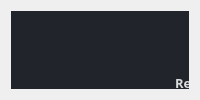
                     <widget class="QWidget" name="shoppingcart_page">
                      <layout class="QVBoxLayout" name="verticalLayout_20">
                       <item>
                        <widget class="QFrame" name="frame">
                         <property name="frameShape">
                          <enum>QFrame::StyledPanel</enum>
                         </property>
                         <property name="frameShadow">
                          <enum>QFrame::Raised</enum>
                         </property>
                         <widget class="QLabel" name="Label_Shoppingcart">
                          <property name="geometry">
                           <rect>
                            <x>0</x>
                            <y>0</y>
                            <width>811</width>
                            <height>51</height>
                           </rect>
                          </property>
                          <property name="styleSheet">
                           <string notr="true">font: 500 12pt &quot;Ofelia Display&quot;;</string>
                          </property>
                          <property name="text">
                           <string>Shopping Cart</string>
                          </property>
                          <property name="alignment">
                           <set>Qt::AlignCenter</set>
                          </property>
                         </widget>
                         <widget class="QPushButton" name="ShoppingCart_button_2">
                          <property name="enabled">
                           <bool>true</bool>
                          </property>
                          <property name="geometry">
                           <rect>
                            <x>550</x>
                            <y>480</y>
                            <width>266</width>
                            <height>79</height>
                           </rect>
                          </property>
                          <property name="sizePolicy">
                           <sizepolicy hsizetype="Minimum" vsizetype="MinimumExpanding">
                            <horstretch>0</horstretch>
                            <verstretch>0</verstretch>
                           </sizepolicy>
                          </property>
                          <property name="minimumSize">
                           <size>
                            <width>150</width>
                            <height>30</height>
                           </size>
                          </property>
                          <property name="font">
                           <font>
                            <family>Segoe UI</family>
                            <pointsize>10</pointsize>
                            <italic>false</italic>
                            <bold>false</bold>
                           </font>
                          </property>
                          <property name="cursor">
                           <cursorShape>PointingHandCursor</cursorShape>
                          </property>
                          <property name="contextMenuPolicy">
                           <enum>Qt::DefaultContextMenu</enum>
                          </property>
                          <property name="toolTip">
                           <string/>
                          </property>
                          <property name="styleSheet">
                           <string notr="true">background-color: rgb(52, 59, 72);</string>
                          </property>
                          <property name="text">
                           <string>Checkout</string>
                          </property>
                          <property name="icon">
                           <iconset resource="../../project/pirate/resources.qrc">
                            <normaloff>:/icons/images/icons/cil-cart.png</normaloff>:/icons/images/icons/cil-cart.png</iconset>
                          </property>
                          <property name="default">
                           <bool>false</bool>
                          </property>
                         </widget>
                         <widget class="QPushButton" name="ShoppingCart_button_3">
                          <property name="enabled">
                           <bool>true</bool>
                          </property>
                          <property name="geometry">
                           <rect>
                            <x>-10</x>
                            <y>480</y>
                            <width>266</width>
                            <height>79</height>
                           </rect>
                          </property>
                          <property name="sizePolicy">
                           <sizepolicy hsizetype="Minimum" vsizetype="MinimumExpanding">
                            <horstretch>0</horstretch>
                            <verstretch>0</verstretch>
                           </sizepolicy>
                          </property>
                          <property name="minimumSize">
                           <size>
                            <width>150</width>
                            <height>30</height>
                           </size>
                          </property>
                          <property name="font">
                           <font>
                            <family>Segoe UI</family>
                            <pointsize>10</pointsize>
                            <italic>false</italic>
                            <bold>false</bold>
                           </font>
                          </property>
                          <property name="cursor">
                           <cursorShape>PointingHandCursor</cursorShape>
                          </property>
                          <property name="contextMenuPolicy">
                           <enum>Qt::DefaultContextMenu</enum>
                          </property>
                          <property name="toolTip">
                           <string/>
                          </property>
                          <property name="styleSheet">
                           <string notr="true">background-color: rgb(52, 59, 72);</string>
                          </property>
                          <property name="text">
                           <string>Cancel Order</string>
                          </property>
                          <property name="icon">
                           <iconset resource="../../project/pirate/resources.qrc">
                            <normaloff>:/icons/images/icons/cil-x.png</normaloff>:/icons/images/icons/cil-x.png</iconset>
                          </property>
                          <property name="default">
                           <bool>false</bool>
                          </property>
                         </widget>
                         <widget class="QLabel" name="label">
                          <property name="geometry">
                           <rect>
                            <x>-20</x>
                            <y>-10</y>
                            <width>831</width>
                            <height>461</height>
                           </rect>
                          </property>
                          <property name="styleSheet">
                           <string notr="true">background-color: rgb(33, 37, 43);</string>
                          </property>
                          <property name="text">
                           <string/>
                          </property>
                         </widget>
                         <widget class="QTableWidget" name="shopping_cart_">
                          <property name="geometry">
                           <rect>
                            <x>130</x>
                            <y>60</y>
                            <width>541</width>
                            <height>261</height>
                           </rect>
                          </property>
                          <property name="sizePolicy">
                           <sizepolicy hsizetype="Minimum" vsizetype="Minimum">
                            <horstretch>0</horstretch>
                            <verstretch>0</verstretch>
                           </sizepolicy>
                          </property>
                          <property name="sizeIncrement">
                           <size>
                            <width>0</width>
                            <height>0</height>
                           </size>
                          </property>
                          <property name="palette">
                           <palette>
                            <active>
                             <colorrole role="WindowText">
                              <brush brushstyle="SolidPattern">
                               <color alpha="255">
                                <red>221</red>
                                <green>221</green>
                                <blue>221</blue>
                               </color>
                              </brush>
                             </colorrole>
                             <colorrole role="Button">
                              <brush brushstyle="SolidPattern">
                               <color alpha="0">
                                <red>0</red>
                                <green>0</green>
                                <blue>0</blue>
                               </color>
                              </brush>
                             </colorrole>
                             <colorrole role="Text">
                              <brush brushstyle="SolidPattern">
                               <color alpha="255">
                                <red>221</red>
                                <green>221</green>
                                <blue>221</blue>
                               </color>
                              </brush>
                             </colorrole>
                             <colorrole role="ButtonText">
                              <brush brushstyle="SolidPattern">
                               <color alpha="255">
                                <red>221</red>
                                <green>221</green>
                                <blue>221</blue>
                               </color>
                              </brush>
                             </colorrole>
                             <colorrole role="Base">
                              <brush brushstyle="NoBrush">
                               <color alpha="255">
                                <red>0</red>
                                <green>0</green>
                                <blue>0</blue>
                               </color>
                              </brush>
                             </colorrole>
                             <colorrole role="Window">
                              <brush brushstyle="SolidPattern">
                               <color alpha="0">
                                <red>0</red>
                                <green>0</green>
                                <blue>0</blue>
                               </color>
                              </brush>
                             </colorrole>
                             <colorrole role="PlaceholderText">
                              <brush brushstyle="SolidPattern">
                               <color alpha="255">
                                <red>221</red>
                                <green>221</green>
                                <blue>221</blue>
                               </color>
                              </brush>
                             </colorrole>
                            </active>
                            <inactive>
                             <colorrole role="WindowText">
                              <brush brushstyle="SolidPattern">
                               <color alpha="255">
                                <red>221</red>
                                <green>221</green>
                                <blue>221</blue>
                               </color>
                              </brush>
                             </colorrole>
                             <colorrole role="Button">
                              <brush brushstyle="SolidPattern">
                               <color alpha="0">
                                <red>0</red>
                                <green>0</green>
                                <blue>0</blue>
                               </color>
                              </brush>
                             </colorrole>
                             <colorrole role="Text">
                              <brush brushstyle="SolidPattern">
                               <color alpha="255">
                                <red>221</red>
                                <green>221</green>
                                <blue>221</blue>
                               </color>
                              </brush>
                             </colorrole>
                             <colorrole role="ButtonText">
                              <brush brushstyle="SolidPattern">
                               <color alpha="255">
                                <red>221</red>
                                <green>221</green>
                                <blue>221</blue>
                               </color>
                              </brush>
                             </colorrole>
                             <colorrole role="Base">
                              <brush brushstyle="NoBrush">
                               <color alpha="255">
                                <red>0</red>
                                <green>0</green>
                                <blue>0</blue>
                               </color>
                              </brush>
                             </colorrole>
                             <colorrole role="Window">
                              <brush brushstyle="SolidPattern">
                               <color alpha="0">
                                <red>0</red>
                                <green>0</green>
                                <blue>0</blue>
                               </color>
                              </brush>
                             </colorrole>
                             <colorrole role="PlaceholderText">
                              <brush brushstyle="SolidPattern">
                               <color alpha="255">
                                <red>221</red>
                                <green>221</green>
                                <blue>221</blue>
                               </color>
                              </brush>
                             </colorrole>
                            </inactive>
                            <disabled>
                             <colorrole role="WindowText">
                              <brush brushstyle="SolidPattern">
                               <color alpha="255">
                                <red>221</red>
                                <green>221</green>
                                <blue>221</blue>
                               </color>
                              </brush>
                             </colorrole>
                             <colorrole role="Button">
                              <brush brushstyle="SolidPattern">
                               <color alpha="0">
                                <red>0</red>
                                <green>0</green>
                                <blue>0</blue>
                               </color>
                              </brush>
                             </colorrole>
                             <colorrole role="Text">
                              <brush brushstyle="SolidPattern">
                               <color alpha="255">
                                <red>221</red>
                                <green>221</green>
                                <blue>221</blue>
                               </color>
                              </brush>
                             </colorrole>
                             <colorrole role="ButtonText">
                              <brush brushstyle="SolidPattern">
                               <color alpha="255">
                                <red>221</red>
                                <green>221</green>
                                <blue>221</blue>
                               </color>
                              </brush>
                             </colorrole>
                             <colorrole role="Base">
                              <brush brushstyle="NoBrush">
                               <color alpha="255">
                                <red>0</red>
                                <green>0</green>
                                <blue>0</blue>
                               </color>
                              </brush>
                             </colorrole>
                             <colorrole role="Window">
                              <brush brushstyle="SolidPattern">
                               <color alpha="0">
                                <red>0</red>
                                <green>0</green>
                                <blue>0</blue>
                               </color>
                              </brush>
                             </colorrole>
                             <colorrole role="PlaceholderText">
                              <brush brushstyle="SolidPattern">
                               <color alpha="255">
                                <red>221</red>
                                <green>221</green>
                                <blue>221</blue>
                               </color>
                              </brush>
                             </colorrole>
                            </disabled>
                           </palette>
                          </property>
                          <property name="font">
                           <font>
                            <family>Segoe UI</family>
                            <pointsize>10</pointsize>
                            <italic>false</italic>
                            <bold>false</bold>
                           </font>
                          </property>
                          <property name="autoFillBackground">
                           <bool>false</bool>
                          </property>
                          <property name="frameShape">
                           <enum>QFrame::NoFrame</enum>
                          </property>
                          <property name="lineWidth">
                           <number>2</number>
                          </property>
                          <property name="midLineWidth">
                           <number>0</number>
                          </property>
                          <property name="verticalScrollBarPolicy">
                           <enum>Qt::ScrollBarAsNeeded</enum>
                          </property>
                          <property name="horizontalScrollBarPolicy">
                           <enum>Qt::ScrollBarAsNeeded</enum>
                          </property>
                          <property name="sizeAdjustPolicy">
                           <enum>QAbstractScrollArea::AdjustToContents</enum>
                          </property>
                          <property name="autoScroll">
                           <bool>true</bool>
                          </property>
                          <property name="editTriggers">
                           <set>QAbstractItemView::NoEditTriggers</set>
                          </property>
                          <property name="alternatingRowColors">
                           <bool>false</bool>
                          </property>
                          <property name="selectionMode">
                           <enum>QAbstractItemView::NoSelection</enum>
                          </property>
                          <property name="selectionBehavior">
                           <enum>QAbstractItemView::SelectRows</enum>
                          </property>
                          <property name="showGrid">
                           <bool>true</bool>
                          </property>
                          <property name="gridStyle">
                           <enum>Qt::SolidLine</enum>
                          </property>
                          <property name="sortingEnabled">
                           <bool>false</bool>
                          </property>
                          <property name="cornerButtonEnabled">
                           <bool>true</bool>
                          </property>
                          <property name="rowCount">
                           <number>2</number>
                          </property>
                          <attribute name="horizontalHeaderVisible">
                           <bool>false</bool>
                          </attribute>
                          <attribute name="horizontalHeaderCascadingSectionResizes">
                           <bool>false</bool>
                          </attribute>
                          <attribute name="horizontalHeaderMinimumSectionSize">
                           <number>30</number>
                          </attribute>
                          <attribute name="horizontalHeaderDefaultSectionSize">
                           <number>130</number>
                          </attribute>
                          <attribute name="horizontalHeaderHighlightSections">
                           <bool>false</bool>
                          </attribute>
                          <attribute name="horizontalHeaderStretchLastSection">
                           <bool>false</bool>
                          </attribute>
                          <attribute name="verticalHeaderVisible">
                           <bool>false</bool>
                          </attribute>
                          <attribute name="verticalHeaderCascadingSectionResizes">
                           <bool>false</bool>
                          </attribute>
                          <attribute name="verticalHeaderMinimumSectionSize">
                           <number>25</number>
                          </attribute>
                          <attribute name="verticalHeaderDefaultSectionSize">
                           <number>25</number>
                          </attribute>
                          <attribute name="verticalHeaderHighlightSections">
                           <bool>false</bool>
                          </attribute>
                          <attribute name="verticalHeaderStretchLastSection">
                           <bool>false</bool>
                          </attribute>
                          <row>
                           <property name="text">
                            <string>New Row</string>
                           </property>
                           <property name="font">
                            <font>
                             <family>Segoe UI</family>
                            </font>
                           </property>
                           <property name="textAlignment">
                            <set>AlignCenter</set>
                           </property>
                          </row>
                          <row/>
                          <column>
                           <property name="text">
                            <string>0</string>
                           </property>
                          </column>
                          <column>
                           <property name="text">
                            <string>1</string>
                           </property>
                          </column>
                          <column>
                           <property name="text">
                            <string>2</string>
                           </property>
                          </column>
                          <column>
                           <property name="text">
                            <string>3</string>
                           </property>
                          </column>
                          <item row="0" column="0">
                           <property name="text">
                            <string>Recipe ID</string>
                           </property>
                           <property name="font">
                            <font>
                             <family>Ofelia Display</family>
                             <pointsize>10</pointsize>
                             <bold>true</bold>
                            </font>
                           </property>
                           <property name="textAlignment">
                            <set>AlignCenter</set>
                           </property>
                           <property name="flags">
                            <set>NoItemFlags</set>
                           </property>
                          </item>
                          <item row="0" column="1">
                           <property name="text">
                            <string>Recipe Name</string>
                           </property>
                           <property name="font">
                            <font>
                             <family>Ofelia Display</family>
                             <pointsize>10</pointsize>
                             <bold>true</bold>
                            </font>
                           </property>
                           <property name="textAlignment">
                            <set>AlignCenter</set>
                           </property>
                          </item>
                          <item row="0" column="2">
                           <property name="text">
                            <string>Amount</string>
                           </property>
                           <property name="font">
                            <font>
                             <family>Ofelia Display</family>
                             <pointsize>10</pointsize>
                             <bold>true</bold>
                            </font>
                           </property>
                           <property name="textAlignment">
                            <set>AlignCenter</set>
                           </property>
                          </item>
                          <item row="0" column="3">
                           <property name="text">
                            <string>Price</string>
                           </property>
                           <property name="font">
                            <font>
                             <family>Ofelia Display</family>
                             <pointsize>10</pointsize>
                             <bold>true</bold>
                            </font>
                           </property>
                           <property name="textAlignment">
                            <set>AlignCenter</set>
                           </property>
                          </item>
                          <item row="1" column="0">
                           <property name="text">
                            <string>test</string>
                           </property>
                          </item>
                          <item row="1" column="1">
                           <property name="text">
                            <string>test</string>
                           </property>
                          </item>
                          <item row="1" column="2">
                           <property name="text">
                            <string>test</string>
                           </property>
                          </item>
                          <item row="1" column="3">
                           <property name="text">
                            <string>test</string>
                           </property>
                          </item>
                         </widget>
                         <widget class="QLabel" name="Label_Shoppingcart_2">
                          <property name="geometry">
                           <rect>
                            <x>540</x>
                            <y>400</y>
                            <width>61</width>
                            <height>51</height>
                           </rect>
                          </property>
                          <property name="styleSheet">
                           <string notr="true">font: 500 12pt &quot;Ofelia Display&quot;;</string>
                          </property>
                          <property name="text">
                           <string>Total:</string>
                          </property>
                          <property name="alignment">
                           <set>Qt::AlignCenter</set>
                          </property>
                         </widget>
                         <widget class="QLabel" name="Total_Label">
                          <property name="geometry">
                           <rect>
                            <x>680</x>
                            <y>400</y>
                            <width>61</width>
                            <height>51</height>
                           </rect>
                          </property>
                          <property name="styleSheet">
                           <string notr="true">font: 500 12pt &quot;Ofelia Display&quot;;</string>
                          </property>
                          <property name="text">
                           <string>$0.00</string>
                          </property>
                          <property name="alignment">
                           <set>Qt::AlignCenter</set>
                          </property>
                         </widget>
                         <widget class="QLabel" name="Label_Shoppingcart_3">
                          <property name="geometry">
                           <rect>
                            <x>540</x>
                            <y>360</y>
                            <width>81</width>
                            <height>51</height>
                           </rect>
                          </property>
                          <property name="styleSheet">
                           <string notr="true">font: 500 12pt &quot;Ofelia Display&quot;;</string>
                          </property>
                          <property name="text">
                           <string>Discount:</string>
                          </property>
                          <property name="alignment">
                           <set>Qt::AlignCenter</set>
                          </property>
                         </widget>
                         <widget class="QLabel" name="Discount_Label">
                          <property name="geometry">
                           <rect>
                            <x>680</x>
                            <y>360</y>
                            <width>61</width>
                            <height>51</height>
                           </rect>
                          </property>
                          <property name="styleSheet">
                           <string notr="true">font: 500 12pt &quot;Ofelia Display&quot;;</string>
                          </property>
                          <property name="text">
                           <string>$0.00</string>
                          </property>
                          <property name="alignment">
                           <set>Qt::AlignCenter</set>
                          </property>
                         </widget>
                         <widget class="QLabel" name="Label_Shoppingcart_4">
                          <property name="geometry">
                           <rect>
                            <x>540</x>
                            <y>320</y>
                            <width>111</width>
                            <height>51</height>
                           </rect>
                          </property>
                          <property name="styleSheet">
                           <string notr="true">font: 500 12pt &quot;Ofelia Display&quot;;</string>
                          </property>
                          <property name="text">
                           <string>Delivery Fee:</string>
                          </property>
                          <property name="alignment">
                           <set>Qt::AlignCenter</set>
                          </property>
                         </widget>
                         <widget class="QLabel" name="Deliver_Label">
                          <property name="geometry">
                           <rect>
                            <x>680</x>
                            <y>320</y>
                            <width>61</width>
                            <height>51</height>
                           </rect>
                          </property>
                          <property name="styleSheet">
                           <string notr="true">font: 500 12pt &quot;Ofelia Display&quot;;</string>
                          </property>
                          <property name="text">
                           <string>$0.00</string>
                          </property>
                          <property name="alignment">
                           <set>Qt::AlignCenter</set>
                          </property>
                         </widget>
                         <zorder>label</zorder>
                         <zorder>Label_Shoppingcart</zorder>
                         <zorder>ShoppingCart_button_2</zorder>
                         <zorder>ShoppingCart_button_3</zorder>
                         <zorder>shopping_cart_</zorder>
                         <zorder>Label_Shoppingcart_2</zorder>
                         <zorder>Total_Label</zorder>
                         <zorder>Label_Shoppingcart_3</zorder>
                         <zorder>Discount_Label</zorder>
                         <zorder>Label_Shoppingcart_4</zorder>
                         <zorder>Deliver_Label</zorder>
                        </widget>
                       </item>
                      </layout>
                     </widget>
